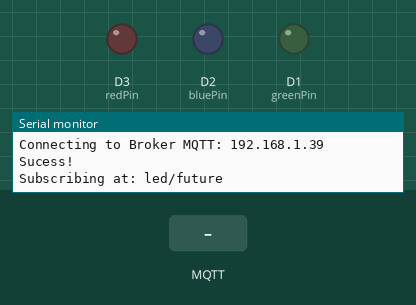
The sketch below on a simulated ESP8266 (NodeMCU). Parts: output pins drawn as LEDs (lit = HIGH), the last lines printed to the serial monitor. The test bench sets the inputs (shaded band). No MQTT or app messages arrive unless stated.

Above: at 2.3 s.
2.4 s: MQTT message "1" arrives on the first subscribed topic
At 3.6 s:
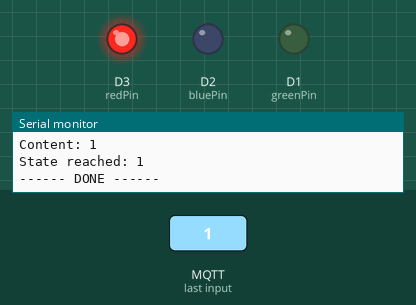
3.9 s: MQTT message "0" arrives on the first subscribed topic
At 4.7 s:
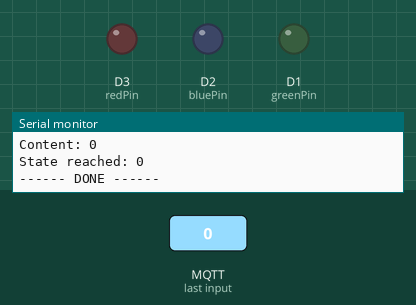
Timing chart, 0 to 6.9 s (numbered marks = the images above; inputs shaded):
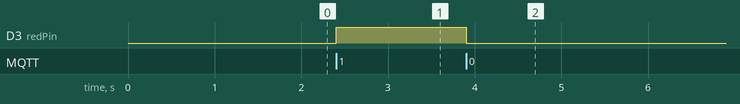

Measured:
- after the input at 2.4 s, D3 (redPin): LOW → HIGH at once
- after the input at 3.9 s, D3 (redPin): HIGH → LOW at once

The sketch:

led-mqtt.ino
```cpp
#include <mqtt-helper.h>
#include "device-config.h"

String _ledState = "000";

static const uint8_t redPin = D3;
static const uint8_t bluePin = D2;
static const uint8_t greenPin = D1;

void initLEDs()
{
  pinMode(redPin, OUTPUT);
  pinMode(greenPin, OUTPUT);
  pinMode(bluePin, OUTPUT);
}

void changeState(String message)
{
  _ledState = message;
  digitalWrite(redPin, _ledState[0] == '1');
  digitalWrite(greenPin, _ledState[1] == '1');
  digitalWrite(bluePin, _ledState[2] == '1');
  publishState();
}
// ### LEDs ###

void initSerial();

// -- Initialize --

// -- publish mqtt messages
void publishState()
{
  char msg[4];
  Serial.print("State reached: ");
  Serial.println(_ledState);
  msg[0] = _ledState[0];
  msg[1] = _ledState[1];
  msg[2] = _ledState[2];
  msg[3] = '\0';
  publish(PUBLISH,msg);
}
// ### MQTT ###

// ### Serial Monitor ###
void initSerial()
{
  Serial.begin(115200);
}
// ### Serial Monitor ###

// ## PROGRAM ###
void setup()
{
  initSerial();
  initLEDs();
  initWifi();
  initMqtt(&changeState);
}

void loop()
{
  checkWifi();
  subscribe(SUBSCRIBE, ID_MQTT);
}
// ## PROGRAM ###
```

device-config.h
```cpp
#ifndef DEVICE_CONFIG_H
#define DEVICE_CONFIG_H

#define ID_MQTT "NODE_MCU_LED_CONTROL"

#define SUBSCRIBE "led/future"
#define PUBLISH "led/current"

#endif
```
